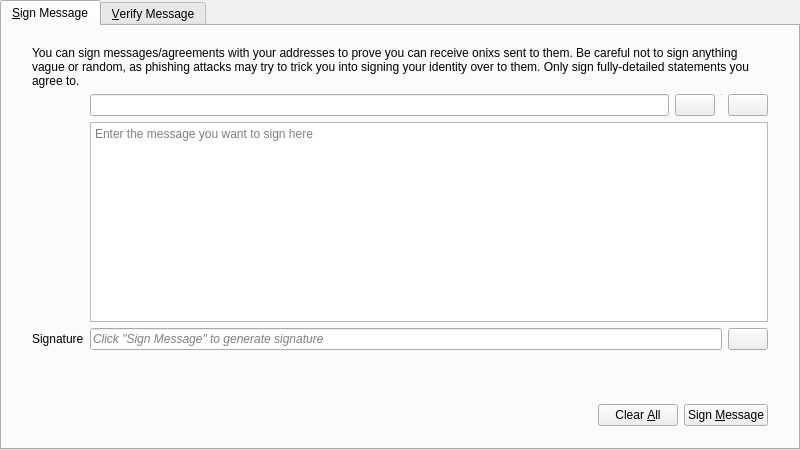
<?xml version="1.0" encoding="UTF-8"?>
<ui version="4.0">
 <class>SignVerifyMessageDialog</class>
 <widget class="QDialog" name="SignVerifyMessageDialog">
  <property name="geometry">
   <rect>
    <x>0</x>
    <y>0</y>
    <width>800</width>
    <height>450</height>
   </rect>
  </property>
  <property name="windowTitle">
   <string>Signatures - Sign / Verify a Message</string>
  </property>
  <property name="modal">
   <bool>true</bool>
  </property>
  <layout class="QVBoxLayout" name="verticalLayout">
   <property name="leftMargin">
    <number>0</number>
   </property>
   <property name="topMargin">
    <number>0</number>
   </property>
   <property name="rightMargin">
    <number>0</number>
   </property>
   <property name="bottomMargin">
    <number>0</number>
   </property>
   <item>
    <widget class="QTabWidget" name="tabWidget">
     <property name="currentIndex">
      <number>0</number>
     </property>
     <widget class="QWidget" name="tabSignMessage">
      <attribute name="title">
       <string>&amp;Sign Message</string>
      </attribute>
      <layout class="QVBoxLayout" name="verticalLayout_SM">
       <property name="leftMargin">
        <number>0</number>
       </property>
       <property name="topMargin">
        <number>0</number>
       </property>
       <property name="rightMargin">
        <number>0</number>
       </property>
       <property name="bottomMargin">
        <number>0</number>
       </property>
       <item>
        <layout class="QVBoxLayout" name="verticalLayout_3">
         <property name="leftMargin">
          <number>30</number>
         </property>
         <property name="topMargin">
          <number>20</number>
         </property>
         <property name="rightMargin">
          <number>30</number>
         </property>
         <property name="bottomMargin">
          <number>20</number>
         </property>
         <item>
          <layout class="QGridLayout" name="gridLayout">
           <item row="1" column="1">
            <layout class="QHBoxLayout" name="horizontalLayout_1_SM">
             <property name="spacing">
              <number>6</number>
             </property>
             <item>
              <widget class="QValidatedLineEdit" name="addressIn_SM">
               <property name="toolTip">
                <string>The Onix address to sign the message with</string>
               </property>
              </widget>
             </item>
             <item>
              <widget class="OnixPushButton" name="addressBookButton_SM">
               <property name="toolTip">
                <string>Choose previously used address</string>
               </property>
               <property name="text">
                <string/>
               </property>
               <property name="icon">
                <iconset resource="../bitcoin.qrc">
                 <normaloff>:/icons/address-book</normaloff>:/icons/address-book</iconset>
               </property>
               <property name="shortcut">
                <string>Alt+A</string>
               </property>
               <property name="autoDefault">
                <bool>false</bool>
               </property>
              </widget>
             </item>
             <item>
              <widget class="Line" name="vLine">
               <property name="maximumSize">
                <size>
                 <width>1</width>
                 <height>22</height>
                </size>
               </property>
               <property name="orientation">
                <enum>Qt::Vertical</enum>
               </property>
              </widget>
             </item>
             <item>
              <widget class="OnixPushButton" name="pasteButton_SM">
               <property name="toolTip">
                <string>Paste address from clipboard</string>
               </property>
               <property name="text">
                <string/>
               </property>
               <property name="icon">
                <iconset resource="../bitcoin.qrc">
                 <normaloff>:/icons/editpaste</normaloff>:/icons/editpaste</iconset>
               </property>
               <property name="shortcut">
                <string>Alt+P</string>
               </property>
               <property name="autoDefault">
                <bool>false</bool>
               </property>
              </widget>
             </item>
            </layout>
           </item>
           <item row="2" column="1">
            <widget class="QPlainTextEdit" name="messageIn_SM">
             <property name="toolTip">
              <string>Enter the message you want to sign here</string>
             </property>
             <property name="placeholderText">
              <string>Enter the message you want to sign here</string>
             </property>
            </widget>
           </item>
           <item row="3" column="1">
            <layout class="QHBoxLayout" name="horizontalLayout_2_SM">
             <property name="spacing">
              <number>6</number>
             </property>
             <item>
              <widget class="QLineEdit" name="signatureOut_SM">
               <property name="font">
                <font>
                 <italic>true</italic>
                </font>
               </property>
               <property name="readOnly">
                <bool>true</bool>
               </property>
               <property name="placeholderText">
                <string>Click &quot;Sign Message&quot; to generate signature</string>
               </property>
              </widget>
             </item>
             <item>
              <widget class="OnixPushButton" name="copySignatureButton_SM">
               <property name="toolTip">
                <string>Copy the current signature to the system clipboard</string>
               </property>
               <property name="text">
                <string/>
               </property>
               <property name="icon">
                <iconset resource="../bitcoin.qrc">
                 <normaloff>:/icons/editcopy</normaloff>:/icons/editcopy</iconset>
               </property>
               <property name="autoDefault">
                <bool>false</bool>
               </property>
              </widget>
             </item>
            </layout>
           </item>
           <item row="3" column="0">
            <widget class="QLabel" name="signatureLabel_SM">
             <property name="text">
              <string>Signature</string>
             </property>
             <property name="textFormat">
              <enum>Qt::PlainText</enum>
             </property>
            </widget>
           </item>
           <item row="0" column="0" colspan="2">
            <widget class="QLabel" name="infoLabel_SM">
             <property name="text">
              <string>You can sign messages/agreements with your addresses to prove you can receive onixs sent to them. Be careful not to sign anything vague or random, as phishing attacks may try to trick you into signing your identity over to them. Only sign fully-detailed statements you agree to.</string>
             </property>
             <property name="textFormat">
              <enum>Qt::PlainText</enum>
             </property>
             <property name="wordWrap">
              <bool>true</bool>
             </property>
            </widget>
           </item>
          </layout>
         </item>
        </layout>
       </item>
       <item>
        <widget class="QWidget" name="buttonsContainerWhite" native="true">
         <layout class="QHBoxLayout" name="horizontalLayout">
          <property name="leftMargin">
           <number>30</number>
          </property>
          <property name="topMargin">
           <number>15</number>
          </property>
          <property name="rightMargin">
           <number>30</number>
          </property>
          <item>
           <spacer name="horizontalSpacer_1_SM">
            <property name="orientation">
             <enum>Qt::Horizontal</enum>
            </property>
            <property name="sizeHint" stdset="0">
             <size>
              <width>40</width>
              <height>48</height>
             </size>
            </property>
           </spacer>
          </item>
          <item>
           <widget class="QLabel" name="statusLabel_SM">
            <property name="font">
             <font>
              <weight>75</weight>
              <bold>true</bold>
             </font>
            </property>
            <property name="text">
             <string/>
            </property>
            <property name="wordWrap">
             <bool>true</bool>
            </property>
           </widget>
          </item>
          <item>
           <spacer name="horizontalSpacer_2_SM">
            <property name="orientation">
             <enum>Qt::Horizontal</enum>
            </property>
            <property name="sizeHint" stdset="0">
             <size>
              <width>40</width>
              <height>48</height>
             </size>
            </property>
           </spacer>
          </item>
          <item>
           <widget class="OnixPushButton" name="clearButton_SM">
            <property name="toolTip">
             <string>Reset all sign message fields</string>
            </property>
            <property name="text">
             <string>Clear &amp;All</string>
            </property>
            <property name="icon">
             <iconset resource="../bitcoin.qrc">
              <normaloff>:/icons/remove</normaloff>:/icons/remove</iconset>
            </property>
            <property name="autoDefault">
             <bool>false</bool>
            </property>
           </widget>
          </item>
          <item>
           <widget class="OnixPushButton" name="signMessageButton_SM">
            <property name="toolTip">
             <string>Sign the message to prove you own this Onix address</string>
            </property>
            <property name="text">
             <string>Sign &amp;Message</string>
            </property>
            <property name="icon">
             <iconset resource="../bitcoin.qrc">
              <normaloff>:/icons/edit</normaloff>:/icons/edit</iconset>
            </property>
            <property name="autoDefault">
             <bool>false</bool>
            </property>
           </widget>
          </item>
         </layout>
        </widget>
       </item>
      </layout>
     </widget>
     <widget class="QWidget" name="tabVerifyMessage">
      <attribute name="title">
       <string>&amp;Verify Message</string>
      </attribute>
      <layout class="QVBoxLayout" name="verticalLayout_VM">
       <property name="leftMargin">
        <number>0</number>
       </property>
       <property name="topMargin">
        <number>0</number>
       </property>
       <property name="rightMargin">
        <number>0</number>
       </property>
       <property name="bottomMargin">
        <number>0</number>
       </property>
       <item>
        <layout class="QVBoxLayout" name="verticalLayout_2">
         <property name="leftMargin">
          <number>30</number>
         </property>
         <property name="topMargin">
          <number>20</number>
         </property>
         <property name="rightMargin">
          <number>30</number>
         </property>
         <property name="bottomMargin">
          <number>20</number>
         </property>
         <item>
          <widget class="QLabel" name="infoLabel_VM">
           <property name="text">
            <string>Enter the receiver's address, message (ensure you copy line breaks, spaces, tabs, etc. exactly) and signature below to verify the message. Be careful not to read more into the signature than what is in the signed message itself, to avoid being tricked by a man-in-the-middle attack. Note that this only proves the signing party receives with the address, it cannot prove sendership of any transaction!</string>
           </property>
           <property name="textFormat">
            <enum>Qt::PlainText</enum>
           </property>
           <property name="alignment">
            <set>Qt::AlignLeading|Qt::AlignLeft|Qt::AlignTop</set>
           </property>
           <property name="wordWrap">
            <bool>true</bool>
           </property>
          </widget>
         </item>
         <item>
          <layout class="QHBoxLayout" name="horizontalLayout_1_VM">
           <property name="spacing">
            <number>6</number>
           </property>
           <item>
            <widget class="QValidatedLineEdit" name="addressIn_VM">
             <property name="toolTip">
              <string>The Onix address the message was signed with</string>
             </property>
            </widget>
           </item>
           <item>
            <widget class="OnixPushButton" name="addressBookButton_VM">
             <property name="toolTip">
              <string>Choose previously used address</string>
             </property>
             <property name="text">
              <string/>
             </property>
             <property name="icon">
              <iconset resource="../bitcoin.qrc">
               <normaloff>:/icons/address-book</normaloff>:/icons/address-book</iconset>
             </property>
             <property name="shortcut">
              <string>Alt+A</string>
             </property>
             <property name="autoDefault">
              <bool>false</bool>
             </property>
            </widget>
           </item>
          </layout>
         </item>
         <item>
          <widget class="QPlainTextEdit" name="messageIn_VM">
           <property name="toolTip">
            <string>The signed message to verify</string>
           </property>
           <property name="placeholderText">
            <string>The signed message to verify</string>
           </property>
          </widget>
         </item>
         <item>
          <widget class="QValidatedLineEdit" name="signatureIn_VM">
           <property name="toolTip">
            <string>The signature given when the message was signed</string>
           </property>
           <property name="placeholderText">
            <string>The signature given when the message was signed</string>
           </property>
          </widget>
         </item>
        </layout>
       </item>
       <item>
        <widget class="QWidget" name="buttonsContainerWhite_" native="true">
         <layout class="QHBoxLayout" name="horizontalLayout_2">
          <property name="leftMargin">
           <number>30</number>
          </property>
          <property name="topMargin">
           <number>15</number>
          </property>
          <property name="rightMargin">
           <number>30</number>
          </property>
          <item>
           <spacer name="horizontalSpacer_1_VM">
            <property name="orientation">
             <enum>Qt::Horizontal</enum>
            </property>
            <property name="sizeHint" stdset="0">
             <size>
              <width>40</width>
              <height>48</height>
             </size>
            </property>
           </spacer>
          </item>
          <item>
           <widget class="QLabel" name="statusLabel_VM">
            <property name="font">
             <font>
              <weight>75</weight>
              <bold>true</bold>
             </font>
            </property>
            <property name="text">
             <string/>
            </property>
            <property name="wordWrap">
             <bool>true</bool>
            </property>
           </widget>
          </item>
          <item>
           <spacer name="horizontalSpacer_2_VM">
            <property name="orientation">
             <enum>Qt::Horizontal</enum>
            </property>
            <property name="sizeHint" stdset="0">
             <size>
              <width>40</width>
              <height>48</height>
             </size>
            </property>
           </spacer>
          </item>
          <item>
           <widget class="OnixPushButton" name="clearButton_VM">
            <property name="toolTip">
             <string>Reset all verify message fields</string>
            </property>
            <property name="text">
             <string>Clear &amp;All</string>
            </property>
            <property name="icon">
             <iconset resource="../bitcoin.qrc">
              <normaloff>:/icons/remove</normaloff>:/icons/remove</iconset>
            </property>
            <property name="autoDefault">
             <bool>false</bool>
            </property>
           </widget>
          </item>
          <item>
           <widget class="OnixPushButton" name="verifyMessageButton_VM">
            <property name="toolTip">
             <string>Verify the message to ensure it was signed with the specified Onix address</string>
            </property>
            <property name="text">
             <string>Verify &amp;Message</string>
            </property>
            <property name="icon">
             <iconset resource="../bitcoin.qrc">
              <normaloff>:/icons/transaction_0</normaloff>:/icons/transaction_0</iconset>
            </property>
            <property name="autoDefault">
             <bool>false</bool>
            </property>
           </widget>
          </item>
         </layout>
        </widget>
       </item>
      </layout>
     </widget>
    </widget>
   </item>
  </layout>
 </widget>
 <customwidgets>
  <customwidget>
   <class>QValidatedLineEdit</class>
   <extends>QLineEdit</extends>
   <header>qt/qvalidatedlineedit.h</header>
  </customwidget>
  <customwidget>
   <class>OnixPushButton</class>
   <extends>QPushButton</extends>
   <header>qt/onixpushbutton.h</header>
  </customwidget>
 </customwidgets>
 <resources>
  <include location="../bitcoin.qrc"/>
 </resources>
 <connections/>
</ui>
